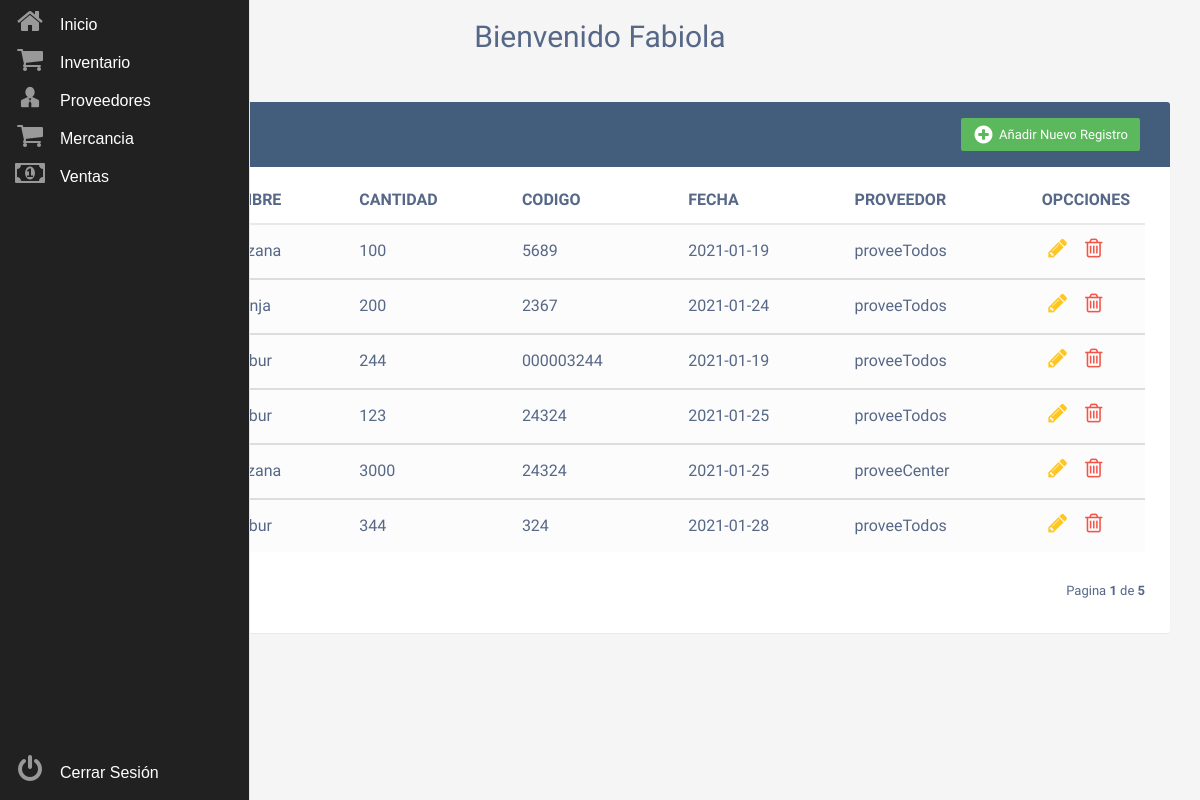
Page /productos_empleados.php (signed in) on the committed database.
### tables this page shows
CREATE TABLE `productos` (
  `ID_PRODUCTOS` int NOT NULL,
  `NOMBRE_ID` int NOT NULL,
  `CANTIDAD` int NOT NULL,
  `CODIGO` varchar(80) NOT NULL,
  `FECHA` varchar(80) NOT NULL,
  `PROVEEDOR_ID` int NOT NULL
);

CREATE TABLE `proveedores` (
  `ID_PROVEEDORA` int NOT NULL,
  `NOMBRE` varchar(80) NOT NULL,
  `DESCRIPCION` varchar(250) NOT NULL,
  `CORREO` varchar(100) NOT NULL,
  `RIT` varchar(80) NOT NULL,
  `TELEFONO` varchar(80) NOT NULL
);

### paginacion_productos_empleados.php (called while the page is built, shortened)
<?php
     require('conexion.php');
     $tamano=6;
     if(isset($_GET["pagina"])){
          if($_GET["pagina"]==1){
               header("location:productos_empleados.php");
          }
          else{
               $paginas=$_GET["pagina"];
          }
     }
     else{
          $paginas = 1;
     }
     $empezar = ($paginas-1)*$tamano;
     $sql_total = "SELECT * FROM PRODUCTOS";
     $resultado = $base->prepare($sql_total);
     $resultado->execute(array());
     $num_filas = $resultado->rowCount();
     $total_paginas = ceil($num_filas/$tamano);
?>

### productos_empleados.php (the view, shortened to what this page needs)
<?php
	require ('paginacion_productos_empleados.php');
	require ('registros_productos_empleados.php');
?>
<!DOCTYPE html>
<html lang="es">
<head>
<link rel="stylesheet" href="https://maxcdn.bootstrapcdn.com/font-awesome/4.7.0/css/font-awesome.min.css">
<link rel="stylesheet" href="bootstrap-3.3.7/dist/css/bootstrap.min.css">
<link rel="stylesheet" href="css/index.css">
<link rel="stylesheet" href="iconos/styles.css">
</head>
<body>
	<br>
    <div class="container">
        <div class="table-wrapper">
            <div class="table-title">
                <div class="row">
                    <div class="col-sm-6">
						<h2><b>Inventario</b></h2>
					</div>
					<div class="col-sm-6">
						<a href="#addEmployeeModal" class="btn btn-success" data-toggle="modal"><i class="icon-plus-circle"></i> <span>Añadir Nuevo Registro</span></a>
					</div>
                </div>
            </div>
            <table class="table table-striped table-hover">
                <thead>
                    <tr>
                        <th>ID_PRODUCTOS</th>
                        <th>NOMBRE</th>
					<th>CANTIDAD</th>
				    <th>CODIGO</th>
				    <th>FECHA</th>
				    <th>PROVEEDOR</th>
				    <th>OPCCIONES</th>
                    </tr>
                </thead>
<?php
foreach($registros as $personas):
?>
                <tbody>
                    <tr>
				    <td><?php echo $personas->ID_PRODUCTOS ?></td>
				    <td><?php echo $personas->NOMBRE ?></td>
				    <td><?php echo $personas->CANTIDAD ?></td>
				    <td><?php echo $personas->CODIGO ?></td>
				    <td><?php echo $personas->FECHA ?></td>
				    <td><?php echo $personas->PROVEEDOR ?></td>
                        <td>
                            <a href="actualizar_productos_empleados.php?id=<?php echo $personas->ID_PRODUCTOS ?> & nom=<?php echo $personas->NOMBRE ?> & ser=<?php echo $personas->CANTIDAD ?> & bie=<?php echo $personas->CODIGO ?> & mar=<?php echo $personas->FECHA ?> & mod=<?php echo $personas->PROVEEDOR ?>" class="edit" data-toggle="modal"><i class="icon-pencil" data-toggle="tooltip" title="Editar"></i></a>
                            <a data-target="#deleteEmployeeModal<?php echo $personas->ID_PRODUCTOS ?>" class="delete" id="delete" data-toggle="modal"><i class="icon-trash-o" data-toggle="tooltip" title="Borrar"></i></a>
                        </td>
                    </tr>
                </tbody>
<?php
	endforeach;
?>
		  </table>
<?php
	include('cambiar_pagina.php');
?>
        </div>
    </div>
</body>
</html>

### registros_productos_empleados.php (shortened to what this page needs)
<?php
	require("conexion.php");
	$registros = $base->query("SELECT ID_PRODUCTOS, mercancia.NOMBRE, CANTIDAD, CODIGO, FECHA, proveedores.NOMBRE AS PROVEEDOR FROM productos JOIN mercancia ON mercancia.ID_MERCANCIA=productos.NOMBRE_ID JOIN proveedores ON proveedores.ID_PROVEEDORA=productos.PROVEEDOR_ID ORDER BY ID_PRODUCTOS LIMIT $empezar,$tamano")->fetchAll(PDO::FETCH_OBJ);
     echo "<h2 class='titulo'> Bienvenido " . $_SESSION["usuario"] . "</h2>";
?>

### cambiar_pagina.php (shortened to what this page needs)
<!DOCTYPE html>
<html lang="en">
<head>
</head>
<body>
     <div class="clearfix">
          <div class="hint-text">Pagina <b><?php echo $paginas ?></b> de <b><?php echo $total_paginas ?></b></div>
<?php
     for($i=1; $i<=$total_paginas; $i++){
?>
          <ul class="pagination">
               <li class="page-item active"><?php echo '<a href="?pagina=' . $i . '" class="page-link">' . $i . '</a>'; ?></li>
          </ul>
<?php
     }
?>
     </div>
</body>
</html>

### lateral/estilos.css (style rules this page uses)
.main-menu { position: fixed !important; }
.fa-2x { font-size: 2em; }
.fa { position: relative; display: table-cell; width: 60px; height: 36px; text-align: center; vertical-align: middle; font-size:20px; }
.main-menu { background:#212121; border-right:1px solid #e5e5e5; position:absolute; top:0; bottom:0; height:100%; left:0; width:60px; overflow:hidden; -webkit-transition:width .05s linear; transition:width .05s linear; -webkit-transform:translateZ(0) scale(1,1); z-index:1000; }
.main-menu>ul { margin:7px 0; }
.main-menu li { position:relative; display:block; width:250px; }
.main-menu li>a { position:relative; display:table; border-collapse:collapse; border-spacing:0; color:#999; font-family: arial; font-size: 14px; text-decoration:none; -webkit-transform:translateZ(0) scale(1,1); -webkit-transition:all .1s linear; transition:all .1s linear; margin-top: 2px; margin-bottom: 2px; }
.main-menu .nav-text { position:relative; display:table-cell; vertical-align:middle; width:190px; font-family: arial, 'Titillium Web', sans-serif; font-size: 16px; color: #fff; }
.main-menu>ul.logout { position:absolute; left:0; bottom:0; }
nav { -webkit-user-select:none; -moz-user-select:none; -ms-user-select:none; -o-user-select:none; user-select:none; }
nav ul,nav li { outline:0; margin:0; padding:0; }

### css/index.css (style rules this page uses)
body { color: #566787; background: #f5f5f5; font-family: 'Varela Round', sans-serif; font-size: 13px; }
.table-wrapper { background: #fff; padding: 20px 25px; margin: 30px 0; border-radius: 3px; box-shadow: 0 1px 1px rgba(0,0,0,.05); }
.table-title { padding-bottom: 15px; background: #435d7d; color: #fff; padding: 16px 30px; margin: -20px -25px 10px; border-radius: 3px 3px 0 0; }
.table-title h2 { margin: 5px 0 0; font-size: 24px; }
.table-title .btn { color: #fff; float: right; font-size: 13px; border: none; min-width: 50px; border-radius: 2px; border: none; outline: none !important; margin-left: 10px; }
.table-title .btn i { float: left; font-size: 21px; margin-right: 5px; }
.table-title .btn span { float: left; margin-top: 2px; }
table.table tr th, table.table tr td { border-color: #e9e9e9; padding: 12px 15px; vertical-align: middle; }
table.table tr th:first-child { width: 60px; }
table.table tr th:last-child { width: 100px; }
table.table-striped tbody tr:nth-of-type(odd) { background-color: #fcfcfc; }
table.table td:last-child i { opacity: 0.9; font-size: 22px; margin: 0 5px; }
table.table td a { font-weight: bold; color: #566787; display: inline-block; text-decoration: none; outline: none !important; }
table.table td a.edit { color: #FFC107; }
table.table td a.delete { color: #F44336; }
table.table td i { font-size: 19px; }
.pagination { margin: 0 0 5px; }
.pagination li a { border: none; font-size: 13px; min-width: 30px; min-height: 30px; color: #999; margin: 0 2px; line-height: 30px; border-radius: 2px !important; text-align: center; padding: 0 6px; }
.pagination li.active a, .pagination li.active a.page-link { background: #03A9F4; }
.hint-text { float: right; margin-top: 10px; font-size: 13px; }
.delete { cursor: pointer; }
.titulo { text-align: center; margin-bottom: 0; padding-bottom: 0; }

### rows in the picture
productos: CANTIDAD "100", CODIGO "5689", FECHA "2021-01-19", PROVEEDOR_ID.NOMBRE "proveeTodos"
productos: CANTIDAD "200", CODIGO "2367", FECHA "2021-01-24", PROVEEDOR_ID.NOMBRE "proveeTodos"
productos: CANTIDAD "244", CODIGO "000003244", FECHA "2021-01-19", PROVEEDOR_ID.NOMBRE "proveeTodos"
productos: CANTIDAD "123", CODIGO "24324", FECHA "2021-01-25", PROVEEDOR_ID.NOMBRE "proveeTodos"
productos: CANTIDAD "3000", CODIGO "24324", FECHA "2021-01-25", PROVEEDOR_ID.NOMBRE "proveeCenter"
productos: CANTIDAD "344", CODIGO "324", FECHA "2021-01-28", PROVEEDOR_ID.NOMBRE "proveeTodos"

### other values in the picture
$_SESSION["usuario"] "Fabiola"
$paginas "1"
$total_paginas "5"
